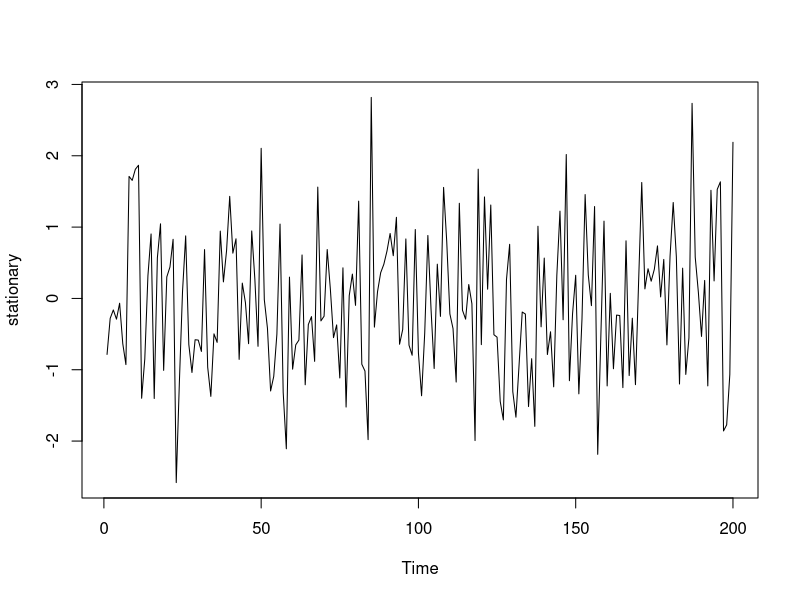
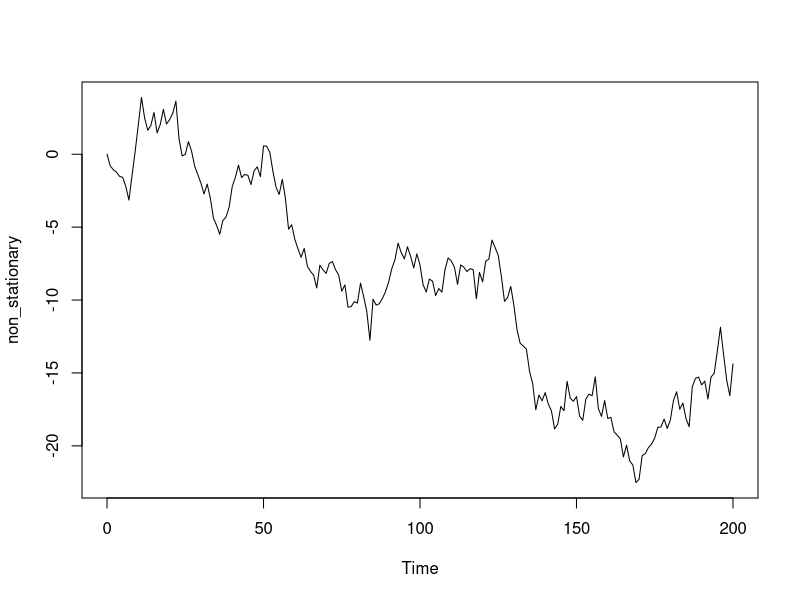

Recreate these plots in R, in order.
## ---- chunk 1
set.seed(345)
stationary <- arima.sim(model = list(order = c(0,0,0)), n = 200)
ts.plot(stationary)
## ---- chunk 2
set.seed(345)
non_stationary <- arima.sim(model = list(order = c(0, 1, 0)), n = 200)
ts.plot(non_stationary)
